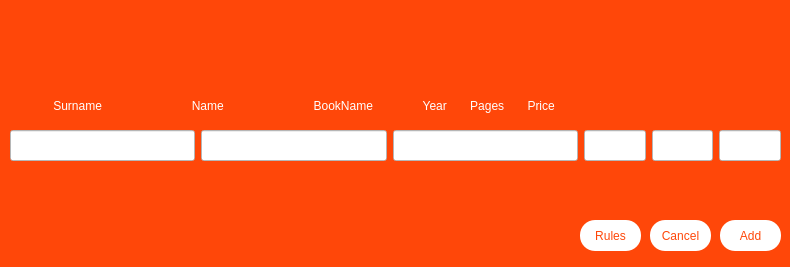
<?xml version="1.0" encoding="UTF-8"?>
<ui version="4.0">
 <class>ForAdd</class>
 <widget class="QDialog" name="ForAdd">
  <property name="geometry">
   <rect>
    <x>0</x>
    <y>0</y>
    <width>790</width>
    <height>267</height>
   </rect>
  </property>
  <property name="windowTitle">
   <string>Dialog</string>
  </property>
  <property name="styleSheet">
   <string notr="true">background : rgb(255, 71, 9)</string>
  </property>
  <widget class="QLabel" name="label">
   <property name="geometry">
    <rect>
     <x>280</x>
     <y>10</y>
     <width>231</width>
     <height>61</height>
    </rect>
   </property>
   <property name="text">
    <string/>
   </property>
   <property name="pixmap">
    <pixmap>../../../../lab04_small.jpg</pixmap>
   </property>
  </widget>
  <widget class="QLabel" name="label_2">
   <property name="geometry">
    <rect>
     <x>10</x>
     <y>90</y>
     <width>771</width>
     <height>31</height>
    </rect>
   </property>
   <property name="font">
    <font>
     <family>MS Shell Dlg 2</family>
     <pointsize>9</pointsize>
    </font>
   </property>
   <property name="styleSheet">
    <string notr="true">color : rgb(255, 255, 255)</string>
   </property>
   <property name="text">
    <string>             Surname                           Name                           BookName               Year       Pages       Price</string>
   </property>
  </widget>
  <widget class="QPushButton" name="CancelButton">
   <property name="geometry">
    <rect>
     <x>650</x>
     <y>220</y>
     <width>61</width>
     <height>31</height>
    </rect>
   </property>
   <property name="styleSheet">
    <string notr="true">background : rgb(255, 255, 255) ; 
color : rgb(255, 71, 9);
border-radius : 15;

</string>
   </property>
   <property name="text">
    <string>Cancel</string>
   </property>
  </widget>
  <widget class="QPushButton" name="AddButton">
   <property name="geometry">
    <rect>
     <x>720</x>
     <y>220</y>
     <width>61</width>
     <height>31</height>
    </rect>
   </property>
   <property name="styleSheet">
    <string notr="true">background : rgb(255, 255, 255) ; 
color : rgb(255, 71, 9);
border-radius : 15;

</string>
   </property>
   <property name="text">
    <string>Add</string>
   </property>
  </widget>
  <widget class="QPushButton" name="RulesButton">
   <property name="geometry">
    <rect>
     <x>580</x>
     <y>220</y>
     <width>61</width>
     <height>31</height>
    </rect>
   </property>
   <property name="styleSheet">
    <string notr="true">background : rgb(255, 255, 255) ; 
color : rgb(255, 71, 9);
border-radius : 15;

</string>
   </property>
   <property name="text">
    <string>Rules</string>
   </property>
  </widget>
  <widget class="QWidget" name="layoutWidget">
   <property name="geometry">
    <rect>
     <x>10</x>
     <y>130</y>
     <width>771</width>
     <height>31</height>
    </rect>
   </property>
   <layout class="QHBoxLayout" name="horizontalLayout" stretch="3,3,3,1,1,1">
    <item>
     <widget class="QLineEdit" name="SurnameEdit">
      <property name="sizePolicy">
       <sizepolicy hsizetype="Preferred" vsizetype="Preferred">
        <horstretch>0</horstretch>
        <verstretch>0</verstretch>
       </sizepolicy>
      </property>
      <property name="styleSheet">
       <string notr="true">background : rgb(255, 255, 255)</string>
      </property>
     </widget>
    </item>
    <item>
     <widget class="QLineEdit" name="NameEdit">
      <property name="sizePolicy">
       <sizepolicy hsizetype="Preferred" vsizetype="Preferred">
        <horstretch>0</horstretch>
        <verstretch>0</verstretch>
       </sizepolicy>
      </property>
      <property name="styleSheet">
       <string notr="true">background : rgb(255, 255, 255)</string>
      </property>
      <property name="text">
       <string/>
      </property>
     </widget>
    </item>
    <item>
     <widget class="QLineEdit" name="BookNameEdit">
      <property name="sizePolicy">
       <sizepolicy hsizetype="Preferred" vsizetype="Preferred">
        <horstretch>0</horstretch>
        <verstretch>0</verstretch>
       </sizepolicy>
      </property>
      <property name="styleSheet">
       <string notr="true">background : rgb(255, 255, 255)</string>
      </property>
     </widget>
    </item>
    <item>
     <widget class="QLineEdit" name="YearEdit">
      <property name="sizePolicy">
       <sizepolicy hsizetype="Preferred" vsizetype="Preferred">
        <horstretch>0</horstretch>
        <verstretch>0</verstretch>
       </sizepolicy>
      </property>
      <property name="styleSheet">
       <string notr="true">background : rgb(255, 255, 255)</string>
      </property>
     </widget>
    </item>
    <item>
     <widget class="QLineEdit" name="PagesEdit">
      <property name="sizePolicy">
       <sizepolicy hsizetype="Preferred" vsizetype="Preferred">
        <horstretch>0</horstretch>
        <verstretch>0</verstretch>
       </sizepolicy>
      </property>
      <property name="styleSheet">
       <string notr="true">background : rgb(255, 255, 255)</string>
      </property>
     </widget>
    </item>
    <item>
     <widget class="QLineEdit" name="PriceEdit">
      <property name="sizePolicy">
       <sizepolicy hsizetype="Preferred" vsizetype="Preferred">
        <horstretch>0</horstretch>
        <verstretch>0</verstretch>
       </sizepolicy>
      </property>
      <property name="styleSheet">
       <string notr="true">background : rgb(255, 255, 255)</string>
      </property>
     </widget>
    </item>
   </layout>
  </widget>
  <widget class="QLabel" name="label_3">
   <property name="geometry">
    <rect>
     <x>10</x>
     <y>200</y>
     <width>61</width>
     <height>61</height>
    </rect>
   </property>
   <property name="text">
    <string/>
   </property>
   <property name="pixmap">
    <pixmap>C:/Users/User/Downloads/imgonline-com-ua-Resize-7vPfUbXbO1ug.png</pixmap>
   </property>
  </widget>
  <widget class="QLabel" name="label_4">
   <property name="geometry">
    <rect>
     <x>80</x>
     <y>210</y>
     <width>431</width>
     <height>41</height>
    </rect>
   </property>
   <property name="font">
    <font>
     <pointsize>9</pointsize>
    </font>
   </property>
   <property name="styleSheet">
    <string notr="true">color : rgb(170, 0, 0);</string>
   </property>
   <property name="text">
    <string/>
   </property>
  </widget>
 </widget>
 <resources/>
 <connections/>
</ui>
